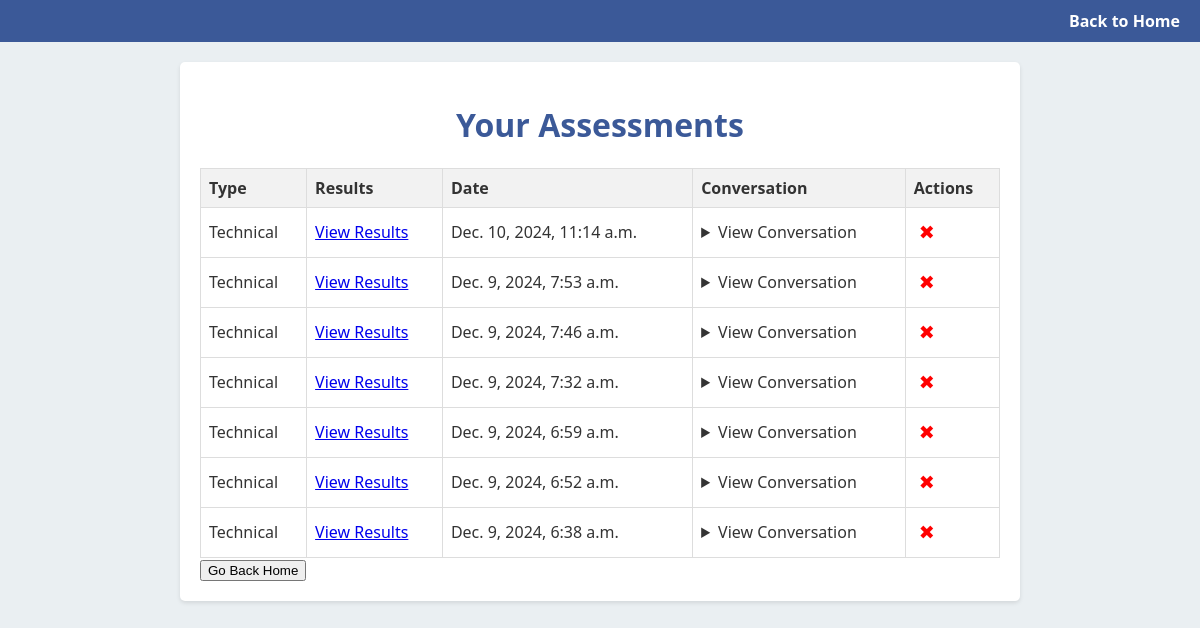
The app's page /assessments/list/ (signed in), older data.
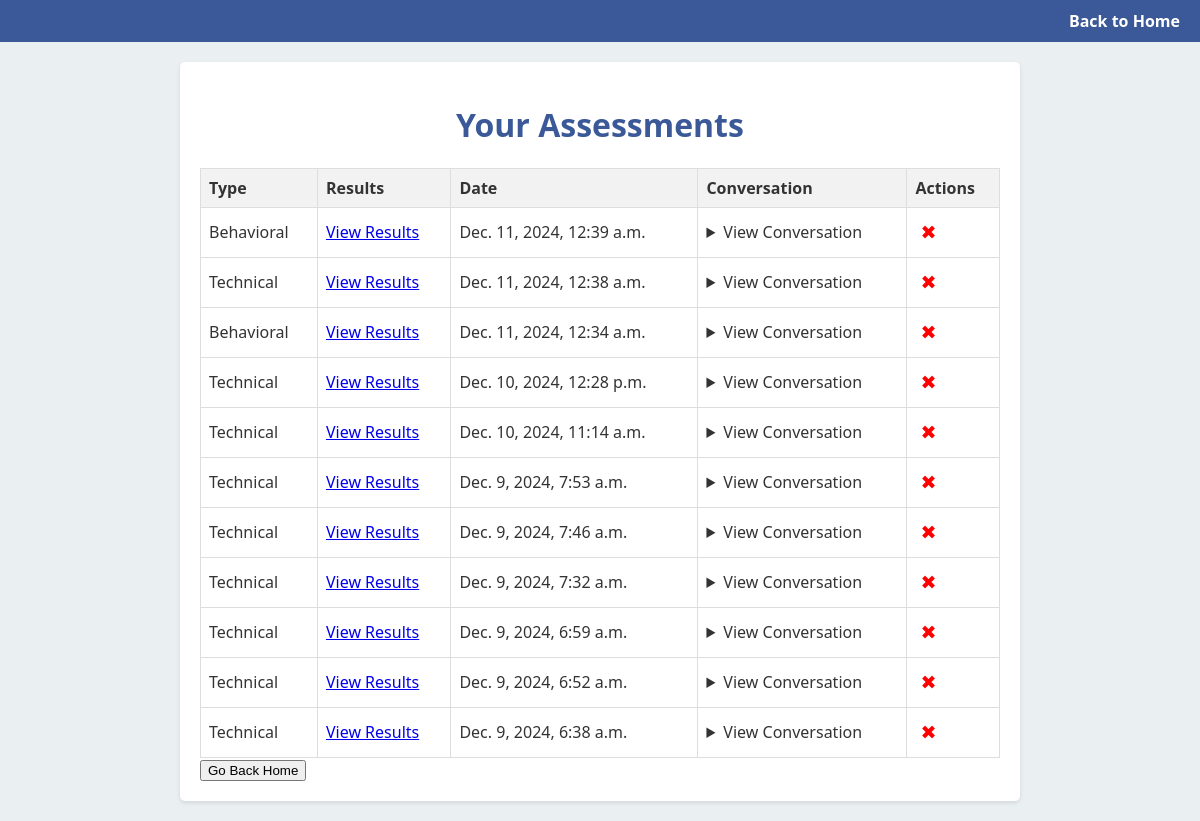
The same page, newer data.
### assessments/models.py (models this page shows, shortened)
class Assessment(models.Model):
    ASSESSMENT_TYPES = [
        ('behavioral', 'Behavioral'),
        ('technical', 'Technical'),
    ]
    user = models.ForeignKey(User, on_delete=models.CASCADE, default=1)
    conversation = models.TextField()
    assessment_type = models.CharField(
        max_length=20,
        choices=ASSESSMENT_TYPES,
        default='technical'
    )
    created_at = models.DateTimeField(auto_now_add=True)
    analysis = models.JSONField(null=True, blank=True)

### assessments/views.py (the view)
# urls.py: path('list/', views.list_interviews, name='list_interviews'),  # New endpoint
@login_required  # Ensures only logged-in users can access this view
def list_interviews(request):
    if request.user.is_authenticated:
        assessments = Assessment.objects.filter(user=request.user).order_by('-created_at')
        return render(request, 'assessments/list_interviews.html', {'assessments': assessments})
    else:
        return render(request, 'assessments/list_interviews.html', {'error': 'You need to log in to view your interviews.'})

### assessments/templates/assessments/list_interviews.html (shortened to what this page needs)
<!DOCTYPE html>
<html lang="en">
<head>
    {% load static %}
    <link rel="stylesheet" href="{% static 'css/stylesa.css' %}">
</head>
<body>
    <nav>
        <div class="nav-right">
            <a href="{% url 'home' %}">Back to Home</a>
        </div>
    </nav>
    <div class="content-container">
        <h1>Your Assessments</h1>
        {% if assessments %}
            <table>
                <thead>
                    <tr>
                        <th>Type</th>
                        <th>Results</th>
                        <th>Date</th>
                        <th>Conversation</th>
                        <th>Actions</th>
                    </tr>
                </thead>
                <tbody>
                    {% for assessment in assessments %}
                    <tr id="assessment-{{ assessment.id }}">
                        <td>{{ assessment.get_assessment_type_display }}</td>
                        <td><a href="{% url 'view_analysis' assessment.id %}">View Results</a></td>
                        <td>{{ assessment.created_at }}</td>
                        <td>
                            <details>
                                <summary>View Conversation</summary>
                            </details>
                        </td>
                        <td>
                            <button
                                class="delete-btn"
                                onclick="deleteAssessment({{ assessment.id }})"
                                title="Delete assessment"
                            >✖</button>
                        </td>
                    </tr>
                    {% endfor %}
                </tbody>
            </table>
        {% else %}
            <p>You have no assessments yet.</p>
        {% endif %}
        <button onclick="window.location.href='{% url 'home' %}'">Go Back Home</button>
    </div>
</body>
</html>

Row changes from the older to the newer data that the page shows:
added Assessment: assessment_type "Behavioral", created_at "Dec. 11, 2024, 12:39 a.m."
added Assessment: assessment_type "Technical", created_at "Dec. 11, 2024, 12:38 a.m."
added Assessment: assessment_type "Behavioral", created_at "Dec. 11, 2024, 12:34 a.m."
added Assessment: assessment_type "Technical", created_at "Dec. 10, 2024, 12:28 p.m."
